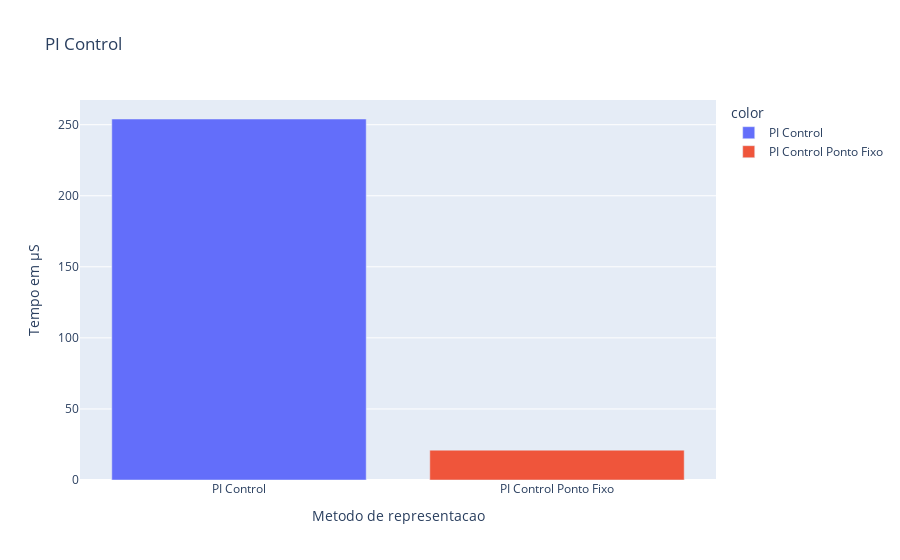

Notebook code for this chart:
### Code cell
barGraph = px.bar( x=['PI Control', 'PI Control Ponto Fixo'], y=[254, 21],
                    labels= {"y": "Tempo em µS", "x": "Metodo de representacao"}, title='PI Control', 
                    color = ['PI Control', 'PI Control Ponto Fixo']
                    )
barGraph.show()

### Figure 1 — Plotly figure (JSON) as saved in the notebook; plotly's stock layout.template omitted (floating-point values rounded to 4 significant figures)
{"data": [{"alignmentgroup": "True", "hovertemplate": "color=PI Control<br>Metodo de representacao=%{x}<br>Tempo em µS=%{y}<extra></extra>", "legendgroup": "PI Control", "marker": {"color": "#636efa", "pattern": {"shape": ""}}, "name": "PI Control", "offsetgroup": "PI Control", "orientation": "v", "showlegend": true, "textposition": "auto", "type": "bar", "x": ["PI Control"], "xaxis": "x", "y": [254], "yaxis": "y"}, {"alignmentgroup": "True", "hovertemplate": "color=PI Control Ponto Fixo<br>Metodo de representacao=%{x}<br>Tempo em µS=%{y}<extra></extra>", "legendgroup": "PI Control Ponto Fixo", "marker": {"color": "#EF553B", "pattern": {"shape": ""}}, "name": "PI Control Ponto Fixo", "offsetgroup": "PI Control Ponto Fixo", "orientation": "v", "showlegend": true, "textposition": "auto", "type": "bar", "x": ["PI Control Ponto Fixo"], "xaxis": "x", "y": [21], "yaxis": "y"}], "layout": {"barmode": "relative", "legend": {"title": {"text": "color"}, "tracegroupgap": 0}, "title": {"text": "PI Control"}, "xaxis": {"anchor": "y", "domain": [0, 1], "title": {"text": "Metodo de representacao"}}, "yaxis": {"anchor": "x", "domain": [0, 1], "title": {"text": "Tempo em µS"}}}}
